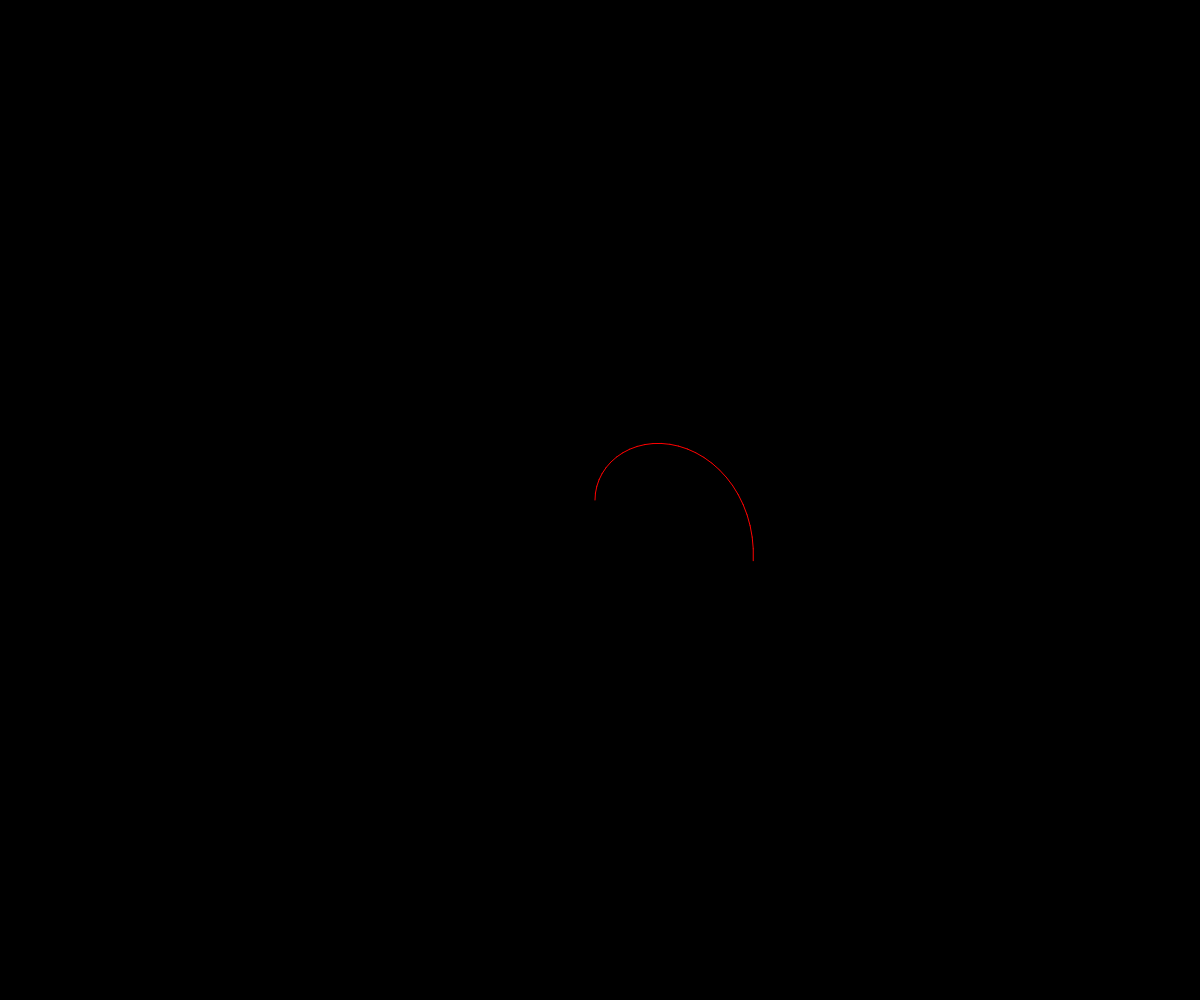
Frame 1 (no input)
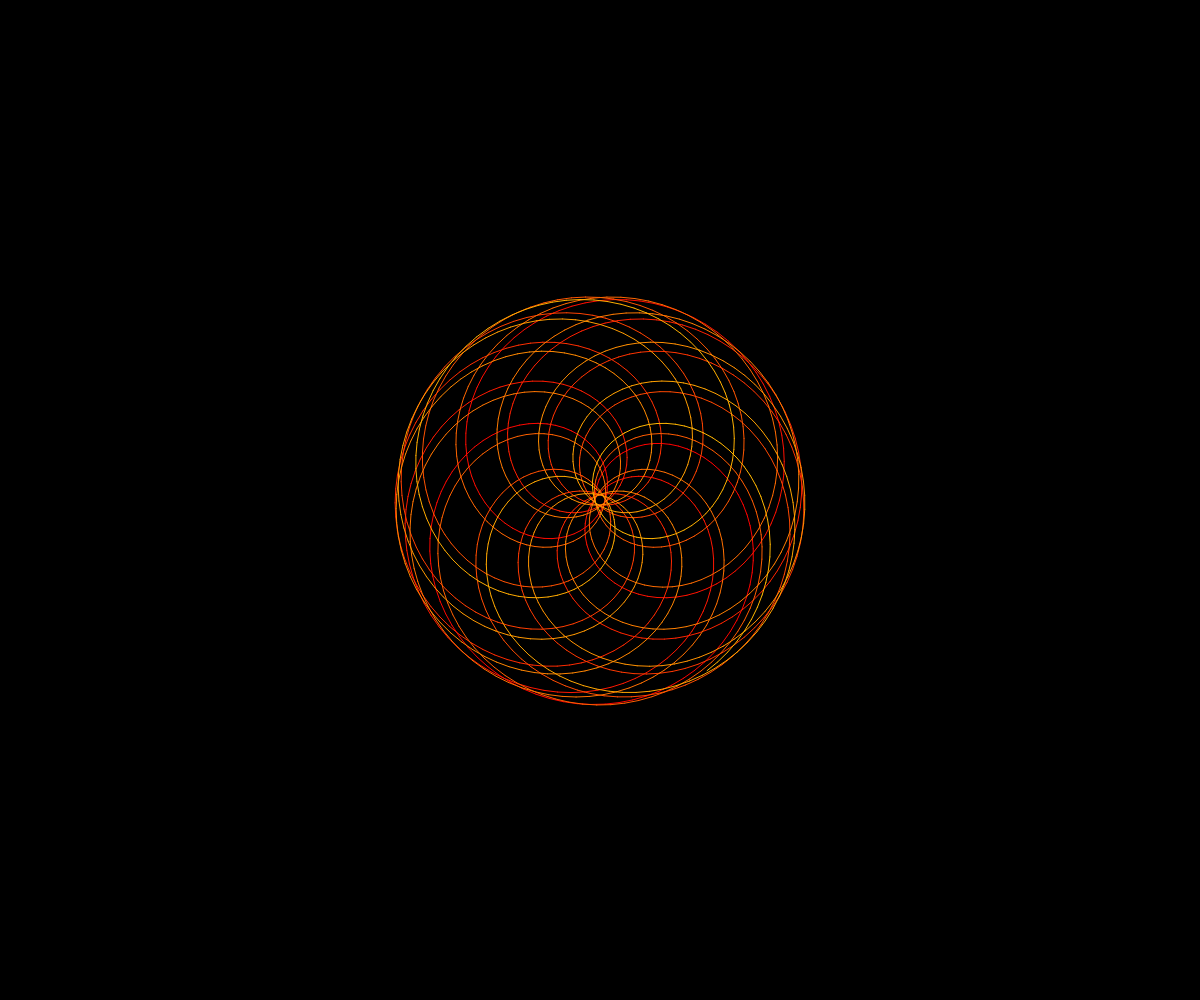
Frame 60 (no input)
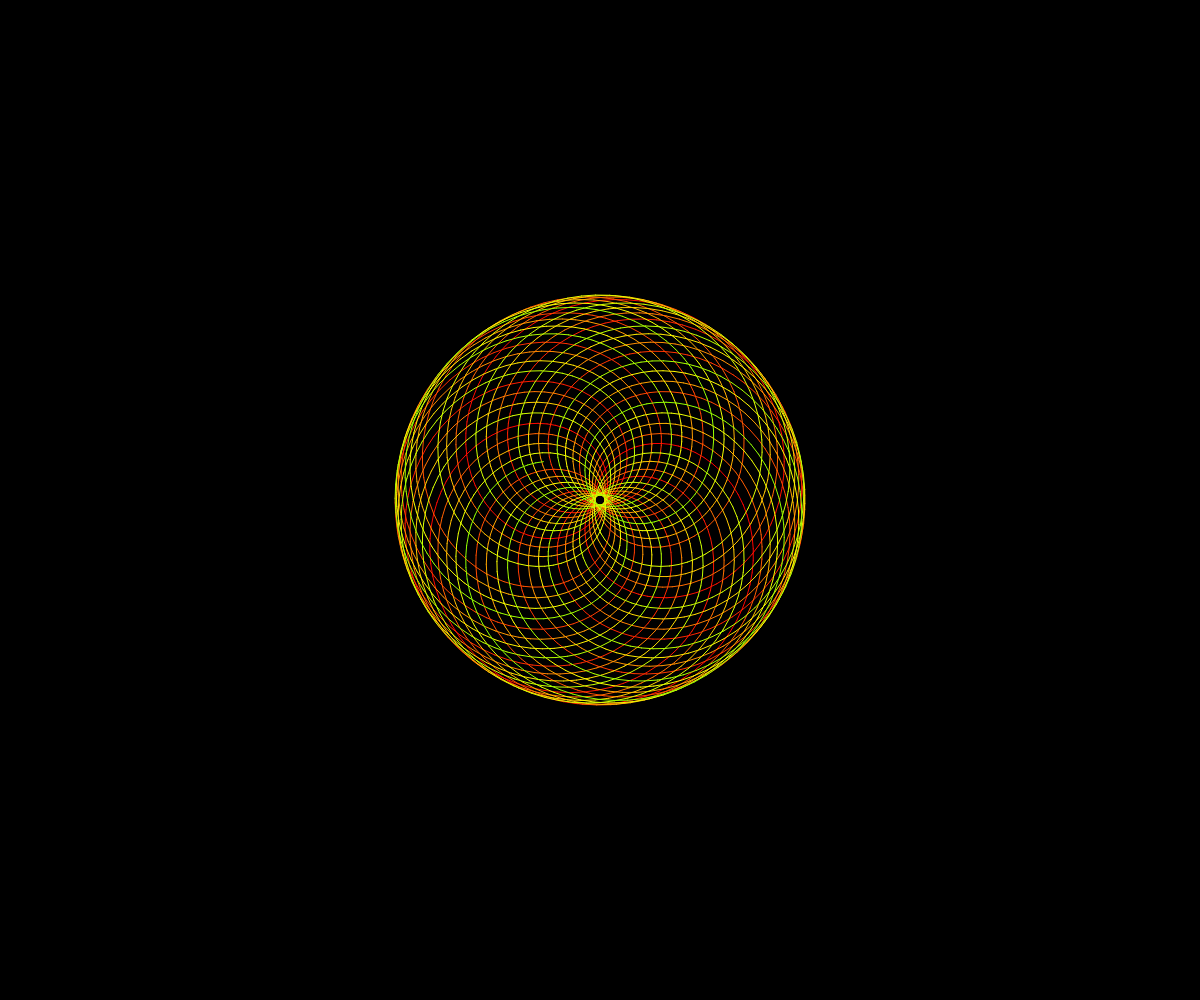
Frame 120 (the mouse pressed at the canvas centre since frame 60)

The p5.js sketch that drew these frames (run headless with seeded random() and noise() and a simulated clock; from frame 60 on, the mouse is pressed at the canvas centre):

// p5.js sketch
// ── sketch.js
let R,
  r,
  d,
  ang = 0;

let px = 989,
  py = 0;

function setup() {
  console.log(windowWidth, windowHeight);
  createCanvas(windowWidth, windowHeight);
  background(0);
  colorMode(HSB, 300);

  //Rslider = createSlider(0, 255, 50);
  //rslider = createSlider(0, 255, 30);
  //dslider = createSlider(0, 255, 50);
  frameRate(60);
  R = 190;
  r = 295;
  d = 100;
}

function windowResized() {
  setup();
  keyPressed();
}

function keyPressed() {
  background(0);
  ang = 0;
  px = 989;
  R = min(width, height) / 2 - ((min(width, height) / 2) % 10); //random(100,200);
  r = R * random(0.3, 0.7);
  r = r - (r % 10) + 5;
  if (2 * r == R) {
    r += 5;
  }
  d = r * random(0.3, 0.8);
}

function mouseClicked() {
  keyPressed();
}

function draw() {
  translate(width / 2, height / 2);

  for (let i = 0; i < 30; i++) {
    var x = (R - r) * cos(ang) + d * cos(((R - r) * ang) / r);
    var y = (R - r) * sin(ang) - d * sin(((R - r) * ang) / r);

    if (px != 989) {
      stroke((ang / 5) % 300, 300, 300);
      line(px, py, x, y);
    }

    // stroke(100);
    // noFill();
    // //ellipse(0,0,(R+d-r+3)*2,(R+d-r+3)*2);

    // var x1 = (R-r)*cos(ang);
    // var y1 = (R-r)*sin(ang);

    px = x;
    py = y;

    ang += 0.1;
  }
}
